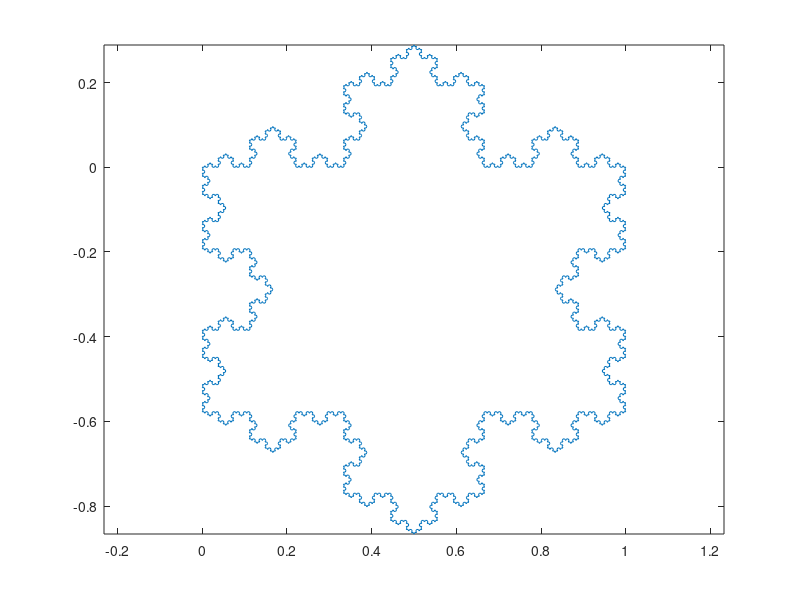

Write the MATLAB code that produced this figure.
%% SNOWFLAKE Koch Snowflake Curve
%   Z = SNOWFLAKE(N,A) is a closed curve in the complex plane
%   with 3*2^N+1 points. N is a nonnegative integer and A is a
%   complex number with |A| < 1 and |1-A| < 1.
%   Default is A = 1/2 + i*sqrt(3)/6.
%   Author: jonas.lundgren@saabgroup.com, 2010.
%   Examples
%       plot(snowflake(10)), axis equal
%       plot(snowflake(10,0.45+0.35i)), axis equal
%   Modified by RRF
%       plot(snowflake(n,a)), axis equal
clear; clc; clf;
%% PARAMETROS
n=10;        % Number of iterations
a=1/2 + sqrt(-3)/6;

speed=0.5;  % speed (number of seconds/frame) - default: 0.4
%% Constants
b = 1 - a;
c = 1/2 + sqrt(-3)/2;
d = 1 - c;
%% Generate point sequence
z = 1;
for k = 1:n
    z = conj(z);
    z = [a*z; b*z+a];
    fprintf('.');
    pause(speed);
    plot([0; z; 1-c*z; 1-c-d*z]), axis equal
end
%% Close snowflake
z = [0; z; 1-c*z; 1-c-d*z];
fprintf('\n\n');